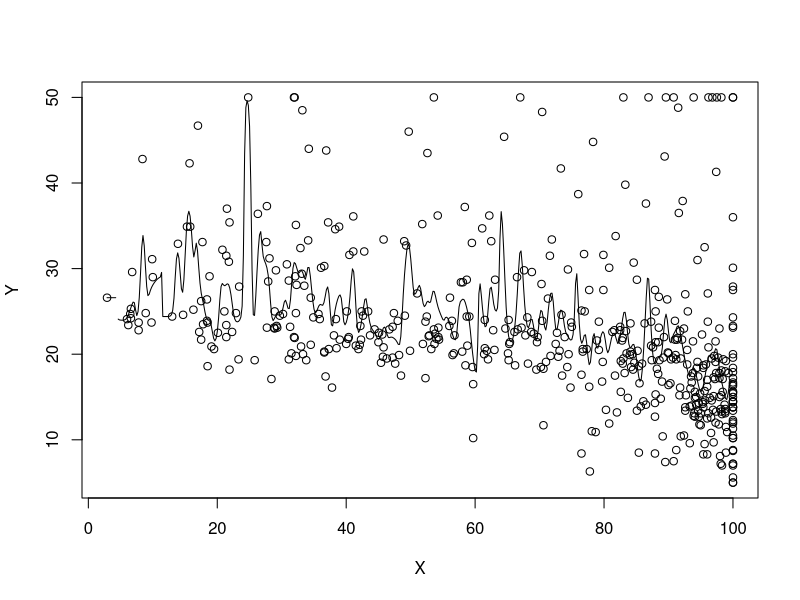

Write R code to recreate this figure.
## ---- chunk 1
knitr::opts_chunk$set(echo = TRUE)
## ---- chunk 2
library(MASS)
library(mlbench)
data(BostonHousing)
## ---- chunk 3
full.lm = lm(medv~., data = BostonHousing)
summary(full.lm)
## ---- chunk 4
null.lm<-lm(medv~1,data=BostonHousing)

AICforward = stepAIC(null.lm,direction = 'forward',scope = list(lower = null.lm, upper = full.lm))
## ---- chunk 5
AICbackward = stepAIC(full.lm, direction = 'backward')
## ---- chunk 6
Y = BostonHousing$medv
X = BostonHousing$age
plot(X,Y)
nonpara = ksmooth(X,Y,bandwidth=1,kernel='normal')
lines(nonpara)
## ---- chunk 7
BostonHousing$medv.dum = ifelse(BostonHousing$medv > 30, 1, 0)
## ---- chunk 8
logmod1 = glm(medv.dum~. -medv, data = BostonHousing, family = binomial())
summary(logmod1)
